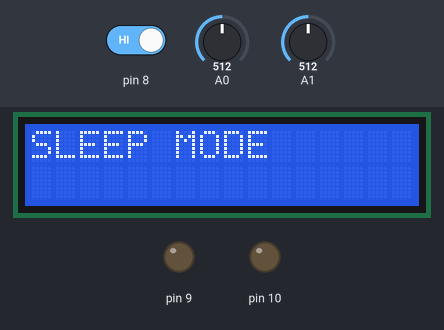
Recording of a sketch running on a simulated Arduino Uno, built with avr-gcc and run on an emulated ATmega328P. On the bench: 16×2 character LCD, output pins drawn as LEDs (lit = HIGH). Inputs (shaded band) come from the test bench; at power-on: pin 8 HIGH, A0 = 512, A1 = 512. What the sketch prints to the serial monitor is not drawn.

Above: at 1.2 s.
1.3 s: pin 8 driven LOW
At 4.5 s:
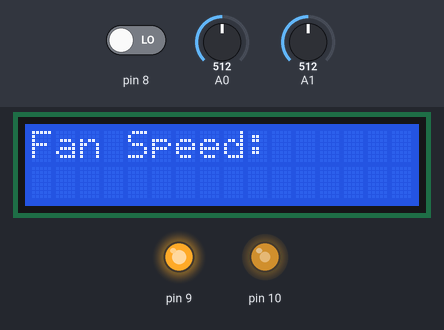
5.2 s: A0 set to 0
At 7.4 s:
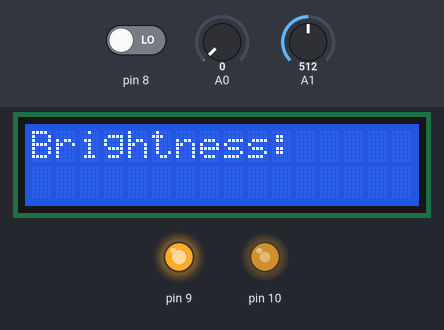
9.1 s: A1 set to 0
At 11.0 s:
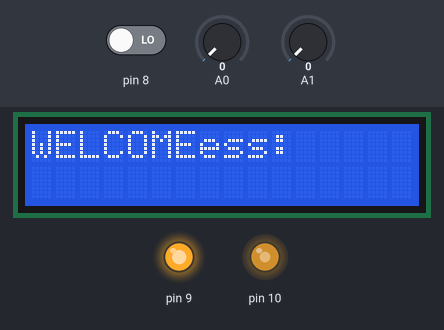
13.0 s: pin 8 driven HIGH
At 14.4 s:
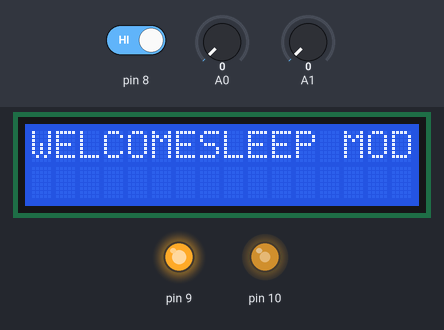
20.5 s: pin 8 driven LOW
At 22.8 s:
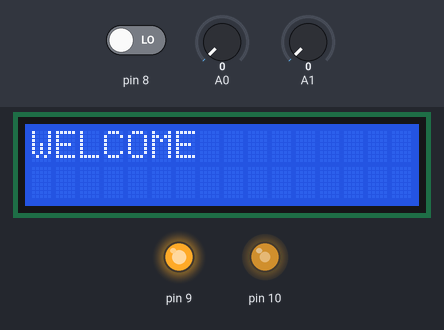
24.4 s: A0 set to 122
At 25.7 s:
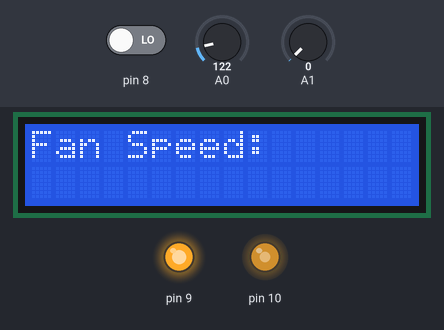
Timing chart, 0 to 27.4 s (numbered marks = the images above; inputs shaded):
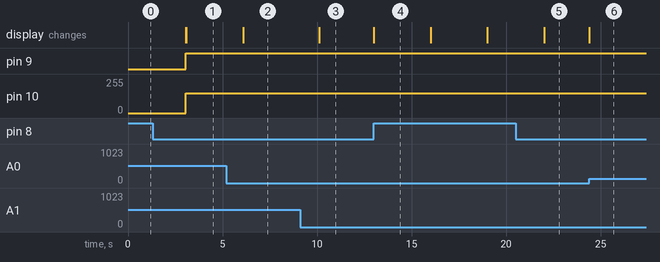

Measured:
- after the input at 1.3 s, pin 9: LOW → HIGH after 1.8 s; pin 10: 0/255 → 150/255 after 1.8 s; the display: first differs from a run without the input after 1.8 s (image 1)
- after the input at 5.2 s, the display: changes after 0.89 s (image 2)
- after the input at 9.1 s, the display: changes after 1.0 s (image 3)
- after the input at 13.0 s, the display: changes at once (image 4)
- after the input at 20.5 s, the display: first differs from a run without the input after 1.5 s (image 5)
- after the input at 24.4 s, the display: changes at once (image 6)
- what the display in image 4 shows lasts 3.0 s, from 13.0 s to 16.0 s

The sketch:

Proximity-LCD.ino
```cpp
#include<LiquidCrystal.h>
const int RS=6,EN=7;
int s=0;
int F=0;
int L=0;
int defbright=150;
LiquidCrystal LCD(RS,EN,5,4,3,2);

void setup()
{
LCD.begin(16,2);
Serial.begin(9600);
LCD.setCursor(0,0);
pinMode(8,INPUT);
pinMode(9,OUTPUT);
pinMode(10,OUTPUT);
}

void loop()
{
 s=digitalRead(8);

 if (s== LOW)    // Proximity of 10cm.
 {
  LCD.setCursor(0,0);
  analogWrite(10,defbright);
  LCD.print("WELCOME");
  digitalWrite(9,HIGH);   //Send to Vcc of other arduino.
  Serial.println(F);
  //Serial.println("L"+L);
  if(F)
  {
    L=0;
    LCD.clear();
    LCD.print("Fan Speed: ");
    delay(1000);
  }

  if(L)
  {
    F=0;
    L=L-5;
    LCD.clear();
    LCD.print("Brightness: ");
    delay(1000);
  }
 }

 else
 {
  LCD.print("SLEEP MODE");
  delay(3000);
  LCD.clear();
 }
 F=analogRead(A0);
 L=analogRead(A1);

}
```
